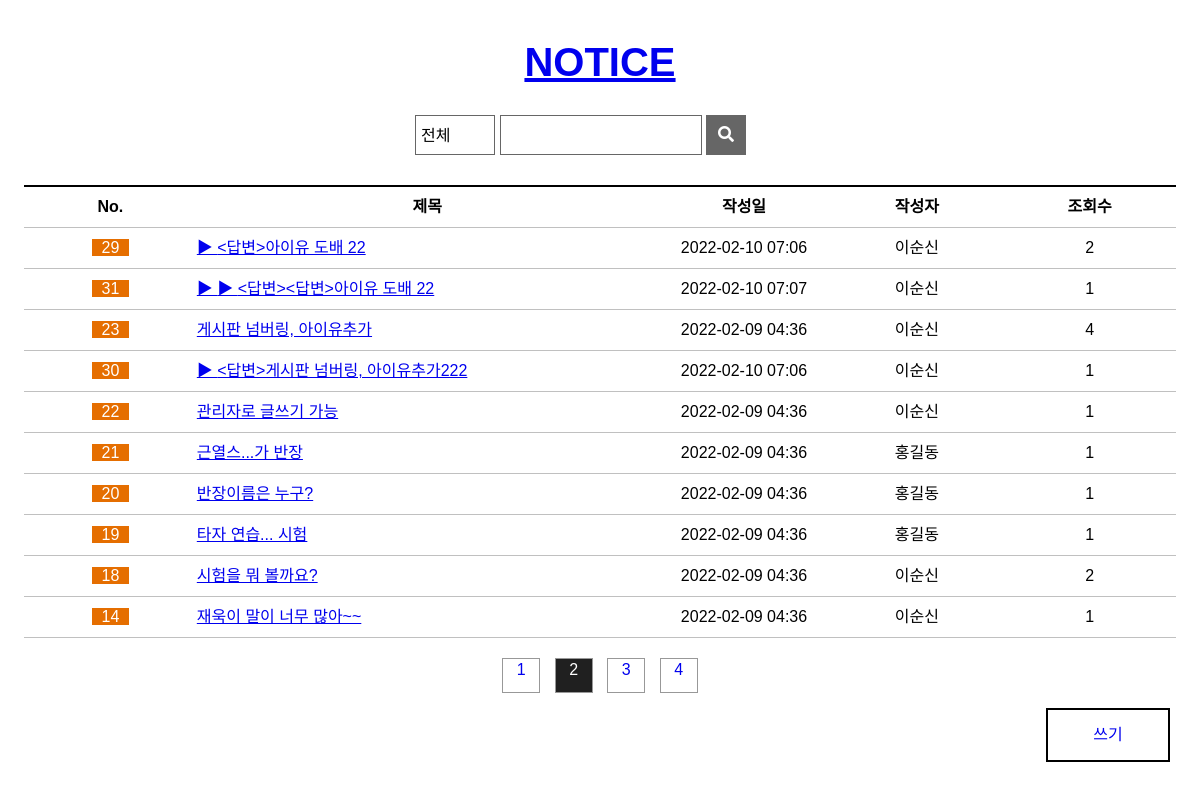
Page /board/blist/?nowpage=2 on the committed database.
### board/models.py (models this page shows, shortened)
class Fboard(models.Model):
    b_no = models.IntegerField(default=0,primary_key=True)
    member = models.ForeignKey(Member,on_delete=models.DO_NOTHING,null=True)
    b_title = models.CharField(max_length=1000)
    b_content = models.TextField()
    b_date = models.DateTimeField(default=datetime.now(),blank=True)
    b_group = models.IntegerField(default=0)
    b_step = models.IntegerField(default=0)
    b_indent = models.IntegerField(default=0)
    b_hit = models.IntegerField(default=1)
    b_img = models.ImageField(blank=True)

### member/models.py (models this page shows)
class Member(models.Model):
    m_id = models.CharField(max_length=30,primary_key=True)
    m_pw = models.CharField(max_length=100)
    m_name = models.CharField(max_length=100)
    def __str__(self):
        return self.m_name

### board/views.py (the view, shortened to what this page needs)
# urls.py: path('blist/', views.blist,name='blist'),
def blist(request):
    nowpage = int(request.GET.get('nowpage',1))
    if request.method == 'GET':
        qs = Fboard.objects.all().order_by('-b_group','b_step')
        paginator = Paginator(qs,10)           # 30개 1-10,2-10,3-10
        blist = paginator.get_page(nowpage)
        context={'blist':blist,'nowpage':nowpage}
        return render(request,'blist.html',context)

### board/templates/blist.html (shortened to what this page needs)
{% load static %}
<!DOCTYPE html>
<html>
<head>
  <link rel="stylesheet" href="https://cdnjs.cloudflare.com/ajax/libs/font-awesome/5.12.1/css/all.min.css">
  <link rel="stylesheet" href="{% static 'css/style.css' %}">
  <link rel="stylesheet" href="{% static 'css/notice_list.css' %}">
</head>
<body>
<section>
    <a href="{% url 'index' %}"><h1>NOTICE</h1></a>
    <div class="wrapper">
      <form action="{% url 'board:blist' %}" id="search" method="post">
        {% if category %}
        <select name="category" id="category">
          <option value="all" {% if category in 'all'%}selected{% endif %} >전체</option>
          <option value="title" {% if category in 'title'%}selected{% endif %}>제목</option>
          <option value="content" {% if category in 'content'%}selected{% endif %}>내용</option>
        </select>
        {% else %}
          <select name="category" id="category">
            <option value="all">전체</option>
          </select>
        {% endif %}
        <div class="title">
          {% if searchword %}
            <input type="text" id="searchword" name="searchword" size="16" value="{{searchword}}">
          {% else %}
            <input type="text" id="searchword" name="searchword" size="16">
          {% endif %}
        </div>
        <button type="button" onclick="searchBtn()"><i class="fas fa-search"></i></button>
      </form>
    </div>
    <table>
      <colgroup>
        <col width="15%">
        <col width="40%">
        <col width="15%">
        <col width="15%">
        <col width="15%">
      </colgroup>
      <tr>
        <th>No.</th>
        <th>제목</th>
        <th>작성일</th>
        <th>작성자</th>
        <th>조회수</th>
      </tr>
      <tbody id="tbody">
        {% if blist %}
          {% for board in blist %}
            <tr>
              <td><span class='table-notice'>{{board.b_no}}</span></td>
              <td class='table-title' id='pInput'>
                <a href='{% url 'board:bview' board.b_no %}'>
                  {% if board.b_indent > 0  %}
                  {% for i in "x"|rjust:board.b_indent %}
                    ▶
                  {% endfor %}
                    {{board.b_title}}
                  {% else %}
                    {{board.b_title}}
                  {% endif %}
                </a>
              </td>
              <td>{{board.b_date|date:'Y-m-d H:i'}}</td>
              <td>{{board.member}}</td>
              <td>{{board.b_hit}}</td>
            </tr>
          {% endfor %}
        {% else %}
          <tr>
            <td colspans='5'>데이터가 없습니다.</td>
          </tr>
        {% endif %}
      </tbody>
    </table>
    <ul class="page-num">
      {% if blist.has_previous %}
        <a href="?nowpage=1"><li class="first"></li></a>
        <a href="?nowpage={{blist.previous_page_number }}"><li class="prev"></li></a>
      {% else %}
        <li class="first"></li>
        <li class="prev"></li>
      {% endif %}
      {% for page in blist.paginator.page_range  %}
        {% if page != nowpage  %}
          <a href="?nowpage={{page}}"><li class="num off"><div>{{page}}</div></li></a>
        {% else %}
          <li class="num on"><div>{{page}}</div></li>
        {% endif %}
      {% endfor %}
      {% if blist.has_next %}
        <a href="?nowpage={{ blist.next_page_number }}"><li class="next"></li></a>
        <a href="?nowpage={{blist.paginator.num_pages }}"><li class="last"></li></a>
      {% else %}
        <li class="next"></li>
        <li class="last"></li>
      {% endif %}
    </ul>
    <a href="{% url 'board:bwrite' %}"><div class="write">쓰기</div></a>
  </section>
</body>
</html>

### static/css/style.css (style rules this page uses)
*, body { margin: 0; padding: 0; font-family: 'Noto Sans KR', sans-serif; font-size: 16px; }
.on { color:white; background:#202020; }
.off { background:none; }
li { display: inline-block; padding-right: 5px; font-size: 13px; }
#cart, #search { float: right; margin-right: 20px; }
.wrapper { width: 1200px; margin: auto; }

### static/css/notice_list.css (style rules this page uses)
section { text-align: center; }
h1 { margin-top: 40px; margin-bottom: 50px; font-size: 40px; }
.wrapper { position: relative; }
select { position: absolute; top: 50%; left: 50%; width: 80px; height: 40px; margin-left: -185px; margin-top: -20px; padding: 5px; border: 1px solid #666666; font-family: inherit; background: url(https://www.midashotel.co.kr/Midas_common/images/homepage/board/search-box-select.png) no-repeat 95% 50%; -webkit-appearance: none; -moz-appearance: none; appearance: none; }
form > div { position: absolute; top: 50%; left: 50%; width: 200px; height: 38px; margin-left: -100px; margin-top: -20px; display: inline-block; border: 1px solid #666666; }
input { position: relative; top: 4px; left: 2px; border: none; font-size: 16px; }
button { position: absolute; top: 50%; left: 50%; width: 40px; height: 40px; margin-left: 106px; margin-top: -20px; background: #666666; color: white; border: none; }
table { width: 96%; margin-top: 100px; margin-left: auto; margin-right: auto; line-height: 40px; }
.table-notice { background-color: #e56e00; color: white; padding-left: 10px; padding-right: 10px; }
.table-title { text-align: left; }
table { border-collapse: collapse; }
th { border: 1px solid silver; border-top: 2px solid black; }
td { border: 1px solid silver; }
th, td { border-left: hidden; border-right: hidden; }
.page-num { margin-top: 15px; }
.page-num li { width: 36px; height: 35px; padding: 0; }
.first { background: url(https://www.midashotel.co.kr/Midas_common/images/homepage/board/paging_first.png) no-repeat; }
.prev { background: url(https://www.midashotel.co.kr/Midas_common/images/homepage/board/paging_prev.png) no-repeat; }
.num { position: relative; top: -15px; height: 33px !important; margin-left: 5px; margin-right: 5px; border: 1px #989898 solid; }
.num > div { position: relative; top: 2px; }
.next { background: url(https://www.midashotel.co.kr/Midas_common/images/homepage/board/paging_next.png) no-repeat; }
.last { background: url(https://www.midashotel.co.kr/Midas_common/images/homepage/board/paging_last.png) no-repeat; }
.write { float: right; width: 120px; height: 50px; line-height: 50px; margin: 0 30px 50px 0; border: 2px black solid; }

### rows in the picture
Fboard: b_no "29", b_indent 1 (drawn), b_title "<답변>아이유 도배 22", b_date "2022-02-10 07:06", member "이순신", b_hit "2"
Fboard: b_no "31", b_indent 2 (drawn), b_title "<답변><답변>아이유 도배 22", b_date "2022-02-10 07:07", member "이순신", b_hit "1"
Fboard: b_no "23", b_title "게시판 넘버링, 아이유추가", b_date "2022-02-09 04:36", member "이순신", b_hit "4"
Fboard: b_no "30", b_indent 1 (drawn), b_title "<답변>게시판 넘버링, 아이유추가222", b_date "2022-02-10 07:06", member "이순신", b_hit "1"
Fboard: b_no "22", b_title "관리자로 글쓰기 가능", b_date "2022-02-09 04:36", member "이순신", b_hit "1"
Fboard: b_no "21", b_title "근열스...가 반장", b_date "2022-02-09 04:36", member "홍길동", b_hit "1"
Fboard: b_no "20", b_title "반장이름은 누구?", b_date "2022-02-09 04:36", member "홍길동", b_hit "1"
Fboard: b_no "19", b_title "타자 연습... 시험", b_date "2022-02-09 04:36", member "홍길동", b_hit "1"
Fboard: b_no "18", b_title "시험을 뭐 볼까요?", b_date "2022-02-09 04:36", member "이순신", b_hit "2"
Fboard: b_no "14", b_title "재욱이 말이 너무 많아~~", b_date "2022-02-09 04:36", member "이순신", b_hit "1"

### other values in the picture
{{ page }} "1" "3" "4"
{{ page }} "2"
